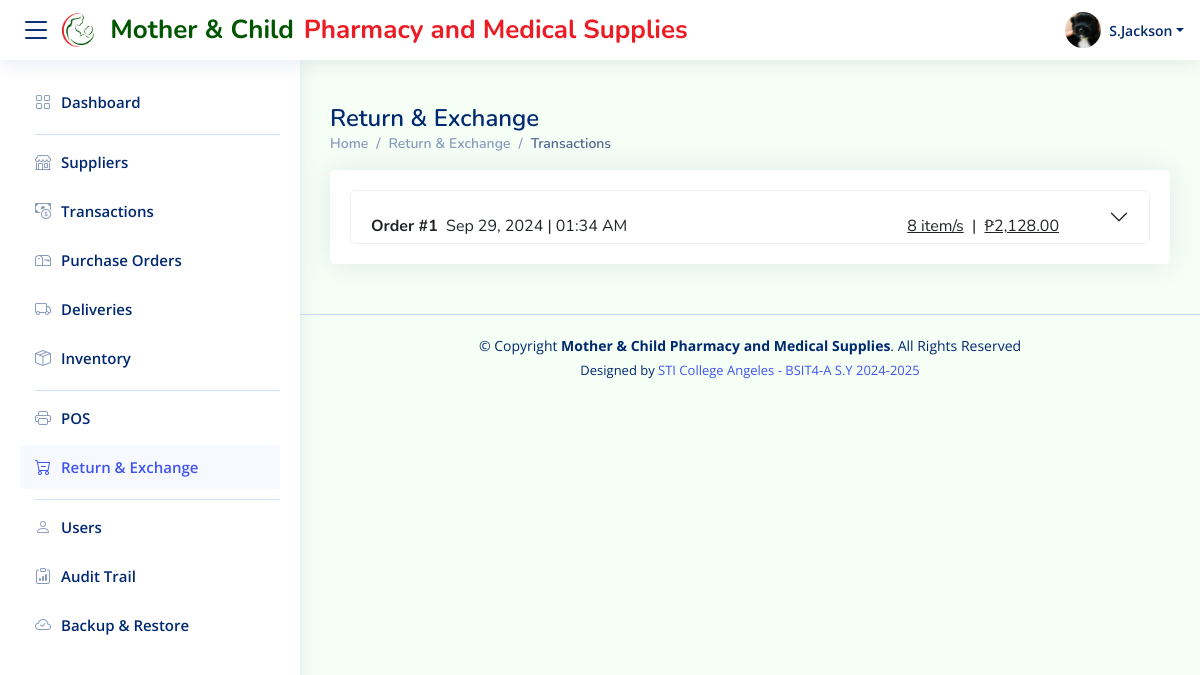
The page /returnexchange/recent_Transactions/reTransac.php (signed in) on the database as committed earlier.
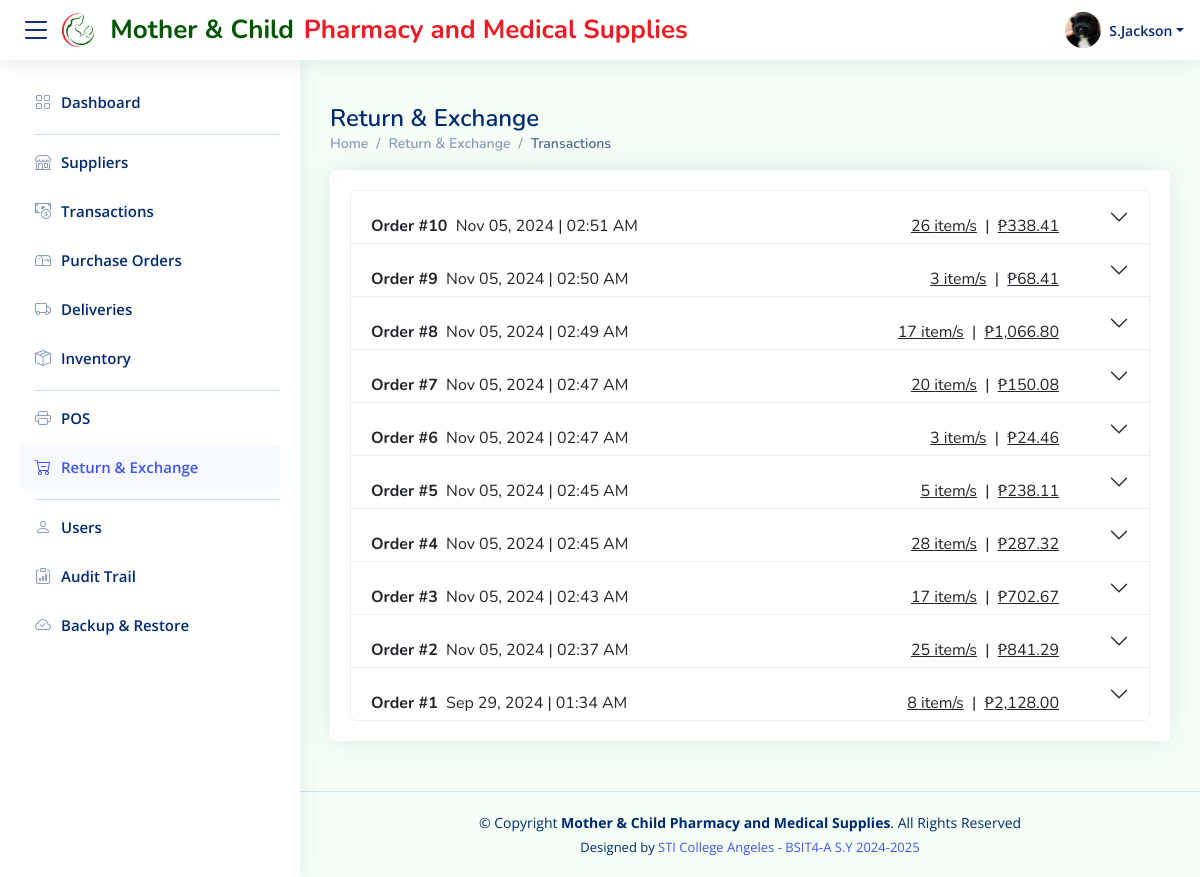
The same page on the database as committed later.
### tables this page shows
CREATE TABLE `users` (
  `AccountID` int(10) unsigned NOT NULL AUTO_INCREMENT,
  `employeeName` varchar(255) NOT NULL,
  `employeeLName` varchar(255) NOT NULL,
  `role` varchar(255) NOT NULL,
  `accountName` varchar(255) NOT NULL,
  `password` varchar(255) NOT NULL,
  `picture` text NOT NULL DEFAULT 'profile_icon.png',
  `dateCreated` datetime NOT NULL DEFAULT current_timestamp(),
  `status` varchar(255) NOT NULL DEFAULT 'Active',
  `connected` enum('1','0') NOT NULL DEFAULT '0',
  `SuppliersPerms` enum('on','off') NOT NULL DEFAULT 'off',
  `TransactionsPerms` enum('on','off') NOT NULL DEFAULT 'off',
  `InventoryPerms` enum('on','off') NOT NULL DEFAULT 'off',
  `POSPerms` enum('on','off') NOT NULL DEFAULT 'off',
  `REPerms` enum('on','off') NOT NULL DEFAULT 'off',
  `POPerms` enum('on','off') NOT NULL DEFAULT 'off',
  `UsersPerms` enum('on','off') NOT NULL DEFAULT 'off',
  PRIMARY KEY (`AccountID`),
  UNIQUE KEY `accountName` (`accountName`)
);

CREATE TABLE `sales` (
  `InvoiceID` int(11) NOT NULL AUTO_INCREMENT,
  `SaleDate` datetime DEFAULT current_timestamp(),
  `AccountID` int(10) unsigned DEFAULT NULL,
  `SalesDetails` longtext NOT NULL CHECK (json_valid(`SalesDetails`)),
  `TotalItems` int(11) NOT NULL,
  `Subtotal` decimal(10,2) DEFAULT 0.00,
  `Tax` decimal(10,2) DEFAULT 0.00,
  `Discount` decimal(10,2) DEFAULT 0.00,
  `NetAmount` decimal(10,2) GENERATED ALWAYS AS (`Subtotal` - `Discount` + `Tax`) STORED,
  `AmountPaid` decimal(10,2) DEFAULT 0.00,
  `AmountChange` decimal(10,2) GENERATED ALWAYS AS (`AmountPaid` - `NetAmount`) STORED,
  `PaymentMethod` enum('Cash','GCash') NOT NULL,
  `Status` enum('Sales','Return','Return/Exchange') NOT NULL,
  `RefundAmount` decimal(10,2) DEFAULT NULL,
  PRIMARY KEY (`InvoiceID`),
  KEY `ForeignKey_AccountID` (`AccountID`),
  CONSTRAINT `ForeignKey_AccountID` FOREIGN KEY (`AccountID`) REFERENCES `users` (`AccountID`) ON DELETE NO ACTION ON UPDATE NO ACTION
);

### fetchUser.php (called while the page is built, shortened)
<?php
$accountID = $_SESSION['AccountID'];
$servername = "localhost";
$username = "root";
$password = "";
$dbname = "motherchildpharmacy";
$conn = new mysqli($servername, $username, $password, $dbname);
$sql = $conn->prepare("SELECT * FROM users WHERE AccountID = ?");
$sql->bind_param("i", $accountID);
$sql->execute();
$result = $sql->get_result();
if ($result->num_rows > 0) {
    $user = $result->fetch_assoc();
    $employeeName = $user['employeeName'];
    $employeeLName = $user['employeeLName'];
    $picture = $user['picture'];
    $employeeFullName = $employeeName . " " . $employeeLName;
    $nameParts = explode(' ', $employeeFullName);
    $initials = strtoupper($nameParts[0][0]);
    $formattedName = $initials . '.' . end($nameParts);
} else {
    $formattedName = "Unknown";
    $role = "Unknown";
    $picture = "resources/img/profile_icon.png";
}
?>

### returnexchange/recent_Transactions/reTransac.php (the view, shortened to what this page needs)
<?php include '../../fetchUser.php'; ?>
<?php include '../fetchOrderNumber.php'; ?>
<!DOCTYPE html>
<html lang="en">
<head>
  <link href="../../resources/vendor/bootstrap/css/bootstrap.min.css" rel="stylesheet">
  <link href="../../resources/vendor/bootstrap-icons/bootstrap-icons.css" rel="stylesheet">
  <link href="../../resources/vendor/boxicons/css/boxicons.min.css" rel="stylesheet">
  <link href="../../resources/vendor/quill/quill.snow.css" rel="stylesheet">
  <link href="../../resources/vendor/quill/quill.bubble.css" rel="stylesheet">
  <link href="../../resources/vendor/remixicon/remixicon.css" rel="stylesheet">
  <link href="../../resources/vendor/simple-datatables/style.css" rel="stylesheet">
  <link href="reTransac.css" rel="stylesheet">
</head>
<body>
  <header id="header" class="header fixed-top d-flex align-items-center">
    <div class="d-flex align-items-center justify-content-between">
      <i class="bi bi-list toggle-sidebar-btn"></i>
      <a href="reTransac.php" class="logo d-flex align-items-center">
        <img src="../../resources/img/logo.png" alt="">
        <span class="d-none d-lg-block span1">Mother & Child</span>
        <span class="d-none d-lg-block span2">Pharmacy and Medical Supplies</span>
      </a>
    </div>
    <nav class="header-nav ms-auto">
      <ul class="d-flex align-items-center">
        <li class="nav-item dropdown pe-3">
          <a class="nav-link nav-profile d-flex align-items-center pe-0" href="#" data-bs-toggle="dropdown">
            <img src="../../users/uploads/<?php echo htmlspecialchars($picture); ?>" alt="Profile" class="rounded-circle">
            <span class="d-none d-md-block dropdown-toggle ps-2"><?php echo htmlspecialchars($formattedName); ?></span>
          </a>
        </li>
      </ul>
    </nav>
  </header>
  <aside id="sidebar" class="sidebar">
    <ul class="sidebar-nav" id="sidebar-nav">
        <li class="nav-item">
            <a class="nav-link collapsed" href="../../dashboard/dashboard.php">
                <i class="bi bi-grid"></i>
                <span>Dashboard</span>
            </a>
        </li>
        <li class="nav-heading"></li>
        <?php if ($_SESSION['SuppliersPerms'] === 'on'): ?>
        <li class="nav-item">
            <a class="nav-link collapsed" href="../../suppliers/suppliers.php">
                <i class="bi bi-shop"></i>
                <span>Suppliers</span>
            </a>
        </li>
        <?php endif; ?>
        <?php if ($_SESSION['TransactionsPerms'] === 'on'): ?>
        <li class="nav-item">
            <a class="nav-link collapsed" href="../../transactions/transactions.php">
                <i class="bi bi-cash-coin"></i>
                <span>Transactions</span>
            </a>
        </li>
        <?php endif; ?>
        <?php if ($_SESSION['POPerms'] === 'on'): ?>
        <li class="nav-item">
            <a class="nav-link collapsed" href="../../purchaseorders/purchaseorders.php">
                <i class="bi bi-mailbox"></i>
                <span>Purchase Orders</span>
            </a>
        </li>
        <?php endif; ?>
        <?php if ($_SESSION['POPerms'] === 'on'): ?>
        <li class="nav-item">
            <a class="nav-link collapsed" href="../../delivery/delivery.php">
                <i class="bi bi-truck"></i>
                <span>Deliveries</span>
            </a>
        </li>
        <?php endif; ?>
        <?php if ($_SESSION['InventoryPerms'] === 'on'): ?>
        <li class="nav-item">
            <a class="nav-link collapsed" href="../../inventory/inventory.php">
                <i class="bi bi-box-seam"></i>
                <span>Inventory</span>
            </a>
        </li>
        <?php endif; ?>
        <li class="nav-heading"></li>
        <?php if ($_SESSION['POSPerms'] === 'on'): ?>
        <li class="nav-item">
            <a class="nav-link collapsed" href="../../pos/pos.php">
                <i class="bi bi-printer"></i>
                <span>POS</span>
            </a>
        </li>
        <?php endif; ?>
        <?php if ($_SESSION['REPerms'] === 'on'): ?>
        <li class="nav-item">
            <a class="nav-link" href="../../returnexchange/returnexchange.php">
                <i class="bi bi-cart-dash"></i>
                <span>Return & Exchange</span>
            </a>
        </li>
        <?php endif; ?>
        <li class="nav-heading"></li>
        <?php if ($_SESSION['UsersPerms'] === 'on'): ?>
        <li class="nav-item">
            <a class="nav-link collapsed" href="../../users/users.php">
                <i class="bi bi-person"></i>
                <span>Users</span>
            </a>
        </li>
        <?php endif; ?>
        <?php if ($_SESSION['UsersPerms'] === 'on'): ?>
        <li class="nav-item">
            <a class="nav-link collapsed" href="../../audittrail/audittrail.php">
                <i class="bi bi-clipboard-data"></i>
                <span>Audit Trail</span>
            </a>
        </li>
        <?php endif; ?>
        <?php if ($_SESSION['UsersPerms'] === 'on'): ?>
        <li class="nav-item">
            <a class="nav-link collapsed" href="../../backuprestore/backuprestore.php">
                <i class="bi bi-cloud-check"></i>
                <span>Backup & Restore</span>
            </a>
        </li>
        <?php endif; ?>
    </ul>
  </aside>
  <main id="main" class="main">
    <div class="pagetitle">
      <h1>Return & Exchange</h1>
      <nav>
        <ol class="breadcrumb">
          <li class="breadcrumb-item"><a href="../../dashboard/dashboard.php">Home</a></li>
          <li class="breadcrumb-item"><a href="../../returnexchange/returnexchange.php">Return & Exchange</a></li>
          <li class="breadcrumb-item active">Transactions</li>
        </ol>
      </nav>
    </div>
    <section class="section pos">
      <div class="row">
        <div class="col-lg-12">
          <?php
          $conn = new mysqli($servername, $username, $password, $dbname);
          ?>
          <div class="card">
            <div class="card-body">
              <div class="accordion" id="accordionExample">
                <?php
                $sql = "SELECT * FROM sales ORDER BY SaleDate DESC";
                $result = $conn->query($sql);
                if ($result->num_rows > 0) {
                    while($row = $result->fetch_assoc()) {
                        $dateTime = new DateTime($row['SaleDate']);
                        $formattedDate = $dateTime->format('M d, Y');
                        $formattedTime = $dateTime->format('h:i A');
                        $netAmount = number_format($row['NetAmount'], 2);
                        echo <<<HTML
                        <div class="accordion-item">
                            <h2 class="accordion-header" id="heading{$row['InvoiceID']}">
                                <button class="accordion-button collapsed" type="button"
                                        data-bs-toggle="collapse"
                                        data-bs-target="#collapse{$row['InvoiceID']}"
                                        aria-expanded="false"
                                        aria-controls="collapse{$row['InvoiceID']}">
                                    <div style="position: relative; width: 100%;">
                                        <div style="position: absolute; left: 0;">
                                            <strong>Order #{$row['InvoiceID']}</strong>&nbsp;
                                            <span>{$formattedDate} | {$formattedTime}</span>
                                        </div>
                                        <div style="position: absolute; right: 0; margin-right: 50px;">
                                            <span style="text-decoration: underline;">{$row['TotalItems']} item/s</span>&nbsp;
                                            <span>|</span>&nbsp;
                                            <span style="text-decoration: underline;">₱{$netAmount}</span>
                                        </div>
                                    </div>
                                </button>
                            </h2>
                            <div id="collapse{$row['InvoiceID']}"
                                class="accordion-collapse collapse"
                                aria-labelledby="heading{$row['InvoiceID']}"
                                data-bs-parent="#accordionExample">
                                <div class="accordion-body">
                                </div>
                            </div>
                        </div>
          HTML;
                    }
                } else {
                    echo '<div class="alert alert-info">No transactions found.</div>';
                }
                ?>
              </div>
            </div>
          </div>
        </div>
      </div>
    </section>
  </main>
  <footer id="footer" class="footer">
    <div class="copyright">
      &copy; Copyright <strong><span>Mother & Child Pharmacy and Medical Supplies</span></strong>. All Rights Reserved
    </div>
    <div class="credits">
      Designed by <a href="https://www.sti.edu/campuses-details.asp?campus_id=QU5H">STI College Angeles - BSIT4-A S.Y 2024-2025 </a>
    </div>
  </footer>
</body>
</html>

### returnexchange/recent_Transactions/reTransac.css (style rules this page uses)
:root { scroll-behavior: smooth; }
body { font-family: "Open Sans", sans-serif; background: #f6fff6; color: #444444; }
a { color: #4154f1; text-decoration: none; }
h1, h2, h3, h4, h5, h6 { font-family: "Nunito", sans-serif; }
#main { margin-top: 60px; padding: 20px 30px; transition: all 0.3s; }
.pagetitle { margin-bottom: 10px; }
.pagetitle h1 { font-size: 24px; margin-bottom: 0; font-weight: 600; color: #012970; }
.card { margin-bottom: 30px; border: none; border-radius: 5px; box-shadow: 0px 0 30px rgba(1, 41, 112, 0.1); }
.card-body { padding: 20px 20px 20px 20px; }
.accordion-item { border: 1px solid #ebeef4; }
.breadcrumb { font-size: 14px; font-family: "Nunito", sans-serif; color: #899bbd; font-weight: 600; }
.breadcrumb a { color: #899bbd; transition: 0.3s; }
.breadcrumb .breadcrumb-item::before { color: #899bbd; }
.breadcrumb .active { color: #51678f; font-weight: 600; }
.logo { line-height: 1; }
@media (min-width: 1200px) { .logo { width: 630px; } }
.logo img { max-height: 35px; margin-right: 6px; }
.logo span { font-size: 26px; font-weight: 700; font-family: "Nunito", sans-serif; }
.logo .span1 { color: #005500FF; padding: 0 10px; }
.logo .span2 { color: #EB1C24FF; }
.header { transition: all 0.5s; z-index: 997; height: 60px; box-shadow: 0px 2px 20px rgba(1, 41, 112, 0.1); background-color: #fff; padding-left: 20px; }
.header .toggle-sidebar-btn { font-size: 32px; padding-right: 10px; cursor: pointer; color: #012970; }
.header-nav ul { list-style: none; }
.header-nav>ul { margin: 0; padding: 0; }
.header-nav .nav-profile { color: #012970; }
.header-nav .nav-profile img { height: 36px; width: 36px; object-fit: cover; }
.header-nav .nav-profile span { font-size: 14px; font-weight: 600; }
.sidebar { position: fixed; top: 60px; left: 0; bottom: 0; width: 300px; z-index: 996; transition: all 0.3s; padding: 20px; overflow-y: auto; scrollbar-width: thin; scrollbar-color: #aab7cf transparent; box-shadow: 0px 0px 20px rgba(1, 41, 112, 0.1); background-color: #fff; }
@media (min-width: 1200px) { #main, #footer { margin-left: 300px; } }
.nav-heading { border-top: 1px solid #cddfff; }
.sidebar-nav { padding: 0; margin: 0; list-style: none; }
.sidebar-nav li { padding: 0; margin: 0; list-style: none; }
.sidebar-nav .nav-item { margin-bottom: 5px; }
.sidebar-nav .nav-heading { font-size: 11px; text-transform: uppercase; color: #899bbd; font-weight: 600; margin: 10px 0 5px 15px; }
.sidebar-nav .nav-link { display: flex; align-items: center; font-size: 15px; font-weight: 600; color: #4154f1; transition: 0.3; background: #f6f9ff; padding: 10px 15px; border-radius: 4px; height: 44px; }
.sidebar-nav .nav-link i { font-size: 16px; margin-right: 10px; color: #4154f1; }
.sidebar-nav .nav-link.collapsed { color: #012970; background: #fff; }
.sidebar-nav .nav-link.collapsed i { color: #899bbd; }
.footer { padding: 20px 0; font-size: 14px; transition: all 0.3s; border-top: 1px solid #cddfff; }
.footer .copyright { text-align: center; color: #012970; }
.footer .credits { padding-top: 5px; text-align: center; font-size: 13px; color: #012970; }

Rows that differ between the two databases and show on the page:
added sales: InvoiceID "10", SaleDate "Nov 05, 2024", SaleDate "02:51 AM", TotalItems "26", NetAmount "338.41"
added sales: InvoiceID "9", SaleDate "Nov 05, 2024", SaleDate "02:50 AM", TotalItems "3", NetAmount "68.41"
added sales: InvoiceID "8", SaleDate "Nov 05, 2024", SaleDate "02:49 AM", TotalItems "17", NetAmount "1,066.80"
added sales: InvoiceID "7", SaleDate "Nov 05, 2024", SaleDate "02:47 AM", TotalItems "20", NetAmount "150.08"
added sales: InvoiceID "6", SaleDate "Nov 05, 2024", SaleDate "02:47 AM", TotalItems "3", NetAmount "24.46"
added sales: InvoiceID "5", SaleDate "Nov 05, 2024", SaleDate "02:45 AM", TotalItems "5", NetAmount "238.11"
added sales: InvoiceID "4", SaleDate "Nov 05, 2024", SaleDate "02:45 AM", TotalItems "28", NetAmount "287.32"
added sales: InvoiceID "3", SaleDate "Nov 05, 2024", SaleDate "02:43 AM", TotalItems "17", NetAmount "702.67"
added sales: InvoiceID "2", SaleDate "Nov 05, 2024", SaleDate "02:37 AM", TotalItems "25", NetAmount "841.29"
Other text that changed with them:
text written by a page script: "{\"newInvoiceID\":2}" → "{\"newInvoiceID\":11}"
